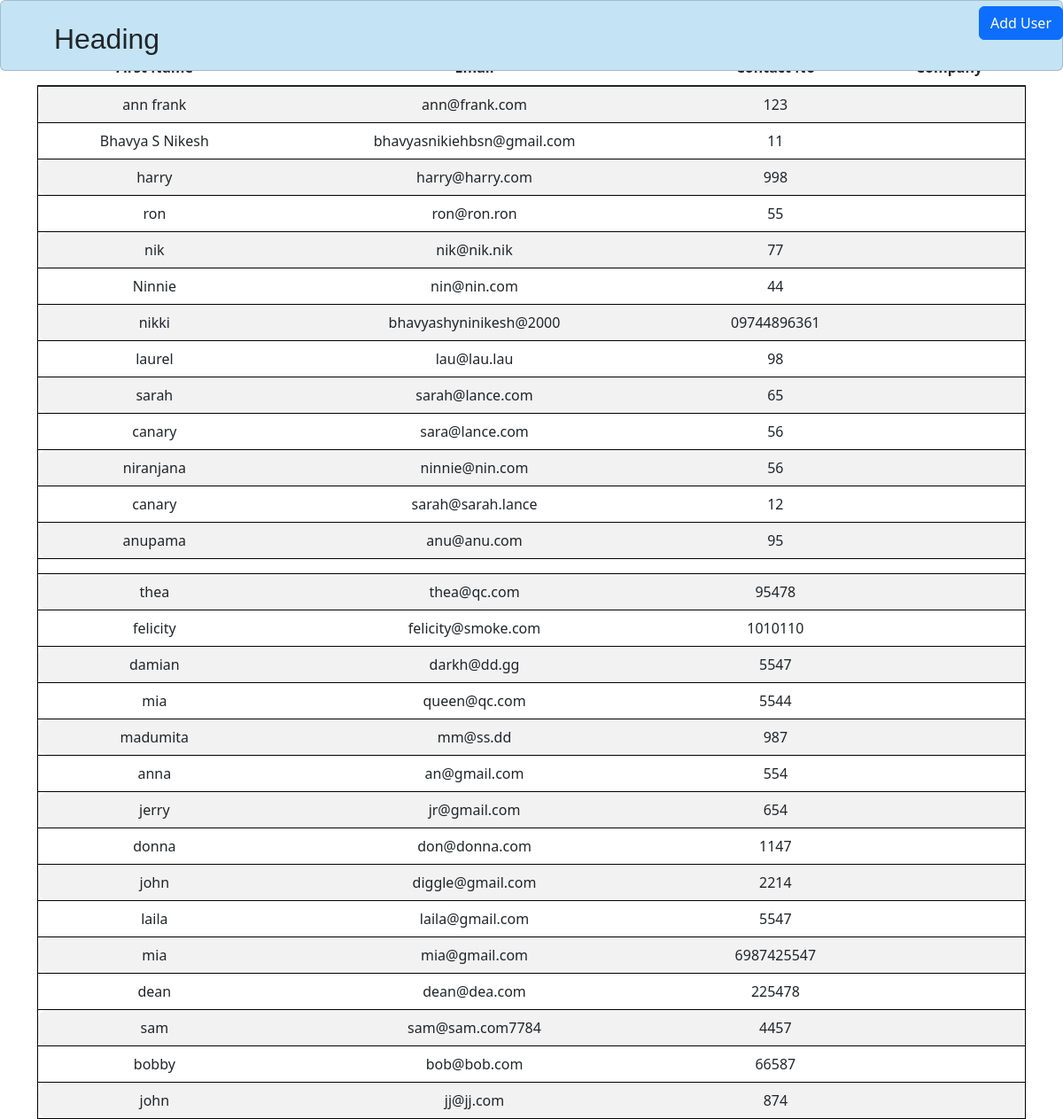
Before: /show/table with the older database file.
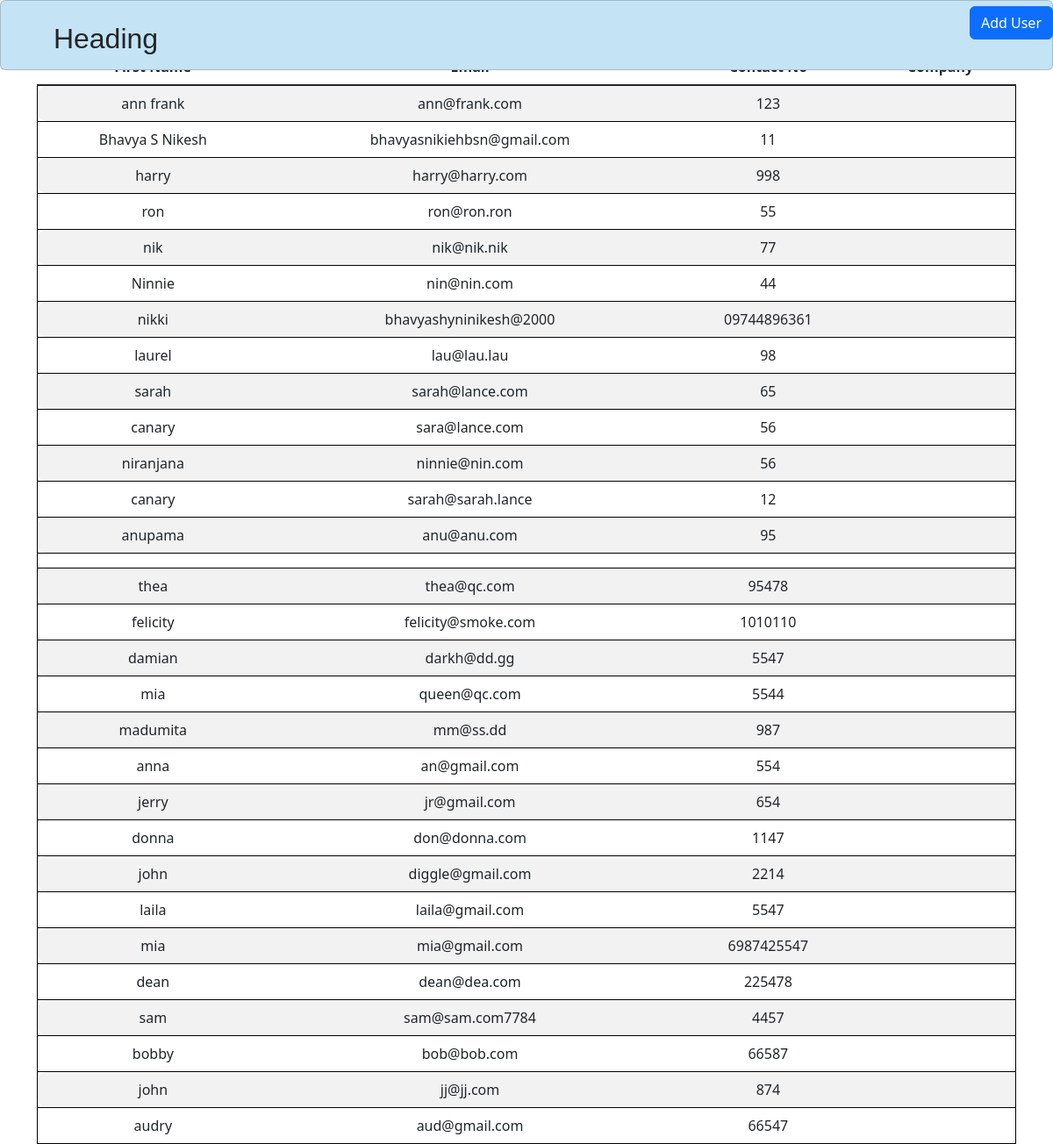
After: the same page with the newer database file.
### app.py (models this page shows)
class User(db.Model, UserMixin):
    user_id = db.Column(db.Integer, primary_key=True, autoincrement=True)
    email = db.Column(db.String(100),unique=True)
    password_hash = db.Column(db.String(500))
    first_name = db.Column(db.String(100),nullable=False)
    middle_name = db.Column(db.String(100),nullable=False)
    last_name = db.Column(db.String(100))
    contact_no =  db.Column(db.String(100),nullable=False)
    alt_contact_no = db.Column(db.String(100), nullable=True, default=None)
    company_id = mapped_column(Integer, ForeignKey("company.comp_id"))
    company = relationship("Company",backref=backref('users', lazy=True))
    is_deleted = db.Column(db.Boolean, default=False)
    created_by = db.Column(db.String(100), nullable=False)
    created_dt = db.Column(db.DateTime(timezone=True), server_default=func.now())
    updated_by = db.Column(db.String(100), nullable=False)
    updated_dt = db.Column(db.DateTime(timezone=True), server_default=func.now())

### app.py (the view)
@app.route("/show/table")
def show_post():
    print("jjjjjjj")
    post = User.query.all()
    return render_template('partials/show.html', post=post)

### templates/partials/show.html (shortened to what this page needs)
{% extends 'base.html' %}
{% block content %}
<head>
    <link href="https://cdnjs.cloudflare.com/ajax/libs/twitter-bootstrap/5.3.0/css/bootstrap.min.css" rel="stylesheet">
    <link href="https://cdn.datatables.net/2.1.3/css/dataTables.bootstrap5.css" rel="stylesheet">
</head>
<body>
    <h1>User List</h1>
</div>
    <div class="container text-center">
    <table id="example" class="table table-striped" style="width:100%">
        <thead>
            <tr>
                <th>First Name</th>
                <th>Email</th>
                <th>Contact No</th>
                <th>Company</th>
            </tr>
        </thead>
        <tbody class="table-group-divider">
            {% for user in post %}
            <tr class="border border-black">
                <td>{{ user.first_name }}</td>
                <td>{{ user.email }}</td>
                <td>{{ user.contact_no }}</td>
                <td>{{ user.company.name}}</td>
            </tr>
            {% endfor %}
        </tbody>
    </table>
    <div id="dynamic-form" class="position-absolute top-0 end-0">
        <button id="btn" class="btn btn-primary" hx-get="{{ url_for('add_user') }}" hx-target="#dynamicform" hx-swap="outerHTML">Add User</button>
    </div>
{% endblock %}

### templates/base.html (shortened to what this page needs)
<!doctype html>
<html lang="en">
  <head>
    <link href="{{url_for('static', filename='style.css')}}" rel="stylesheet">
    <script src="https://cdn.tailwindcss.com"></script>
  </head>
  <body>
    <header>
      <div id="pagetop" class="card">
          <div id="heading">
              <h2>Heading</h2>
          </div>
  </header>
    <div class="container-fluid">
        {% block content %}
         {% endblock %}
        </div>
  </body>
</html>

### static/style.css (style rules this page uses)
html, body { height: 100%; }
body { height: -moz-calc(100% - 113px); height: -webkit-calc(100% - 113px); height: calc(100% - 113px); }
body { background: #c4e4f5; }
h2 { font-size: 2.5rem; font-weight: bold; }
.btn { margin-left: 10px; margin-top: 7px; font-size: 16px; font-family: 'OpenSansBold'; padding: 5px 15px 10px 15px; }
table, th, td { border-left: none; border-right: none; }
h1 { font-size: 36px; }
.table tr { border-radius: 20px; }
tr td:nth-child(1), tr th:nth-child(1) { border-radius: .625rem 0 0 .625rem; }
#pagetop { position: absolute; padding: 0; height: 56px; top: 0; left: 0; width: 100%; background-color: #c4e4f5; display: inline-block; height: 80px; }
#heading { font-family:'Trebuchet MS', 'Lucida Sans Unicode', 'Lucida Grande', 'Lucida Sans', Arial, sans-serif; margin-top: 2%; margin-left: 5%; }

Changed rows visible on the page:
added User: first_name "audry", email "aud@gmail.com", contact_no "66547"
